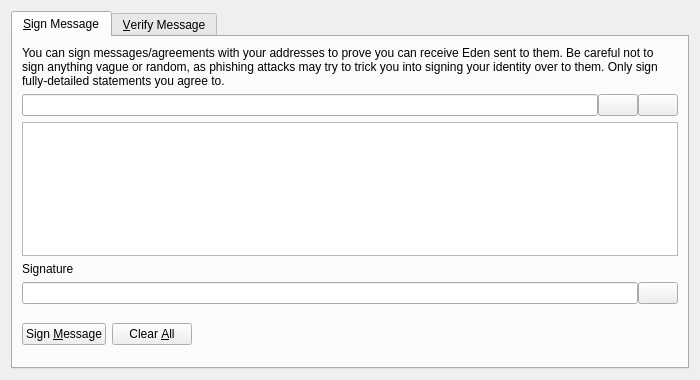
<?xml version="1.0" encoding="UTF-8"?>
<ui version="4.0">
 <class>SignVerifyMessageDialog</class>
 <widget class="QDialog" name="SignVerifyMessageDialog">
  <property name="geometry">
   <rect>
    <x>0</x>
    <y>0</y>
    <width>700</width>
    <height>380</height>
   </rect>
  </property>
  <property name="windowTitle">
   <string>Signatures - Sign / Verify a Message</string>
  </property>
  <property name="modal">
   <bool>true</bool>
  </property>
  <layout class="QVBoxLayout" name="verticalLayout">
   <item>
    <widget class="QTabWidget" name="tabWidget">
     <property name="currentIndex">
      <number>0</number>
     </property>
     <widget class="QWidget" name="tabSignMessage">
      <attribute name="title">
       <string>&amp;Sign Message</string>
      </attribute>
      <layout class="QVBoxLayout" name="verticalLayout_SM">
       <item>
        <widget class="QLabel" name="infoLabel_SM">
         <property name="text">
          <string>You can sign messages/agreements with your addresses to prove you can receive Eden sent to them. Be careful not to sign anything vague or random, as phishing attacks may try to trick you into signing your identity over to them. Only sign fully-detailed statements you agree to.</string>
         </property>
         <property name="textFormat">
          <enum>Qt::PlainText</enum>
         </property>
         <property name="wordWrap">
          <bool>true</bool>
         </property>
        </widget>
       </item>
       <item>
        <layout class="QHBoxLayout" name="horizontalLayout_1_SM">
         <property name="spacing">
          <number>0</number>
         </property>
         <item>
          <widget class="QValidatedLineEdit" name="addressIn_SM">
           <property name="toolTip">
            <string>The Eden address to sign the message with</string>
           </property>
          </widget>
         </item>
         <item>
          <widget class="QPushButton" name="addressBookButton_SM">
           <property name="toolTip">
            <string>Choose previously used address</string>
           </property>
           <property name="text">
            <string/>
           </property>
           <property name="shortcut">
            <string>Alt+A</string>
           </property>
           <property name="autoDefault">
            <bool>false</bool>
           </property>
          </widget>
         </item>
         <item>
          <widget class="QPushButton" name="pasteButton_SM">
           <property name="toolTip">
            <string>Paste address from clipboard</string>
           </property>
           <property name="text">
            <string/>
           </property>
           <property name="shortcut">
            <string>Alt+P</string>
           </property>
           <property name="autoDefault">
            <bool>false</bool>
           </property>
          </widget>
         </item>
        </layout>
       </item>
       <item>
        <widget class="QPlainTextEdit" name="messageIn_SM">
         <property name="toolTip">
          <string>Enter the message you want to sign here</string>
         </property>
        </widget>
       </item>
       <item>
        <widget class="QLabel" name="signatureLabel_SM">
         <property name="text">
          <string>Signature</string>
         </property>
         <property name="textFormat">
          <enum>Qt::PlainText</enum>
         </property>
        </widget>
       </item>
       <item>
        <layout class="QHBoxLayout" name="horizontalLayout_2_SM">
         <property name="spacing">
          <number>0</number>
         </property>
         <item>
          <widget class="QLineEdit" name="signatureOut_SM">
           <property name="font">
            <font>
             <italic>true</italic>
            </font>
           </property>
           <property name="readOnly">
            <bool>true</bool>
           </property>
          </widget>
         </item>
         <item>
          <widget class="QPushButton" name="copySignatureButton_SM">
           <property name="toolTip">
            <string>Copy the current signature to the system clipboard</string>
           </property>
           <property name="text">
            <string/>
           </property>
           <property name="autoDefault">
            <bool>false</bool>
           </property>
          </widget>
         </item>
        </layout>
       </item>
       <item>
        <layout class="QHBoxLayout" name="horizontalLayout_3_SM">
         <item>
          <widget class="QPushButton" name="signMessageButton_SM">
           <property name="toolTip">
            <string>Sign the message to prove you own this Eden address</string>
           </property>
           <property name="text">
            <string>Sign &amp;Message</string>
           </property>
           <property name="autoDefault">
            <bool>false</bool>
           </property>
          </widget>
         </item>
         <item>
          <widget class="QPushButton" name="clearButton_SM">
           <property name="toolTip">
            <string>Reset all sign message fields</string>
           </property>
           <property name="text">
            <string>Clear &amp;All</string>
           </property>
           <property name="autoDefault">
            <bool>false</bool>
           </property>
          </widget>
         </item>
         <item>
          <spacer name="horizontalSpacer_1_SM">
           <property name="orientation">
            <enum>Qt::Horizontal</enum>
           </property>
           <property name="sizeHint" stdset="0">
            <size>
             <width>40</width>
             <height>48</height>
            </size>
           </property>
          </spacer>
         </item>
         <item>
          <widget class="QLabel" name="statusLabel_SM">
           <property name="font">
            <font>
             <weight>75</weight>
             <bold>true</bold>
            </font>
           </property>
           <property name="text">
            <string/>
           </property>
           <property name="wordWrap">
            <bool>true</bool>
           </property>
          </widget>
         </item>
         <item>
          <spacer name="horizontalSpacer_2_SM">
           <property name="orientation">
            <enum>Qt::Horizontal</enum>
           </property>
           <property name="sizeHint" stdset="0">
            <size>
             <width>40</width>
             <height>48</height>
            </size>
           </property>
          </spacer>
         </item>
        </layout>
       </item>
      </layout>
     </widget>
     <widget class="QWidget" name="tabVerifyMessage">
      <attribute name="title">
       <string>&amp;Verify Message</string>
      </attribute>
      <layout class="QVBoxLayout" name="verticalLayout_VM">
       <item>
        <widget class="QLabel" name="infoLabel_VM">
         <property name="text">
          <string>Enter the receiver's address, message (ensure you copy line breaks, spaces, tabs, etc. exactly) and signature below to verify the message. Be careful not to read more into the signature than what is in the signed message itself, to avoid being tricked by a man-in-the-middle attack. Note that this only proves the signing party receives with the address, it cannot prove sendership of any transaction!</string>
         </property>
         <property name="textFormat">
          <enum>Qt::PlainText</enum>
         </property>
         <property name="alignment">
          <set>Qt::AlignLeading|Qt::AlignLeft|Qt::AlignTop</set>
         </property>
         <property name="wordWrap">
          <bool>true</bool>
         </property>
        </widget>
       </item>
       <item>
        <layout class="QHBoxLayout" name="horizontalLayout_1_VM">
         <property name="spacing">
          <number>0</number>
         </property>
         <item>
          <widget class="QValidatedLineEdit" name="addressIn_VM">
           <property name="toolTip">
            <string>The Eden address the message was signed with</string>
           </property>
          </widget>
         </item>
         <item>
          <widget class="QPushButton" name="addressBookButton_VM">
           <property name="toolTip">
            <string>Choose previously used address</string>
           </property>
           <property name="text">
            <string/>
           </property>
           <property name="shortcut">
            <string>Alt+A</string>
           </property>
           <property name="autoDefault">
            <bool>false</bool>
           </property>
          </widget>
         </item>
        </layout>
       </item>
       <item>
        <widget class="QPlainTextEdit" name="messageIn_VM"/>
       </item>
       <item>
        <widget class="QValidatedLineEdit" name="signatureIn_VM"/>
       </item>
       <item>
        <layout class="QHBoxLayout" name="horizontalLayout_2_VM">
         <item>
          <widget class="QPushButton" name="verifyMessageButton_VM">
           <property name="toolTip">
            <string>Verify the message to ensure it was signed with the specified Eden address</string>
           </property>
           <property name="text">
            <string>Verify &amp;Message</string>
           </property>
           <property name="autoDefault">
            <bool>false</bool>
           </property>
          </widget>
         </item>
         <item>
          <widget class="QPushButton" name="clearButton_VM">
           <property name="toolTip">
            <string>Reset all verify message fields</string>
           </property>
           <property name="text">
            <string>Clear &amp;All</string>
           </property>
           <property name="autoDefault">
            <bool>false</bool>
           </property>
          </widget>
         </item>
         <item>
          <spacer name="horizontalSpacer_1_VM">
           <property name="orientation">
            <enum>Qt::Horizontal</enum>
           </property>
           <property name="sizeHint" stdset="0">
            <size>
             <width>40</width>
             <height>48</height>
            </size>
           </property>
          </spacer>
         </item>
         <item>
          <widget class="QLabel" name="statusLabel_VM">
           <property name="font">
            <font>
             <weight>75</weight>
             <bold>true</bold>
            </font>
           </property>
           <property name="text">
            <string/>
           </property>
           <property name="wordWrap">
            <bool>true</bool>
           </property>
          </widget>
         </item>
         <item>
          <spacer name="horizontalSpacer_2_VM">
           <property name="orientation">
            <enum>Qt::Horizontal</enum>
           </property>
           <property name="sizeHint" stdset="0">
            <size>
             <width>40</width>
             <height>48</height>
            </size>
           </property>
          </spacer>
         </item>
        </layout>
       </item>
      </layout>
     </widget>
    </widget>
   </item>
  </layout>
 </widget>
 <customwidgets>
  <customwidget>
   <class>QValidatedLineEdit</class>
   <extends>QLineEdit</extends>
   <header>qvalidatedlineedit.h</header>
  </customwidget>
 </customwidgets>
 <resources>
  <include location="../eden.qrc"/>
 </resources>
 <connections/>
</ui>
